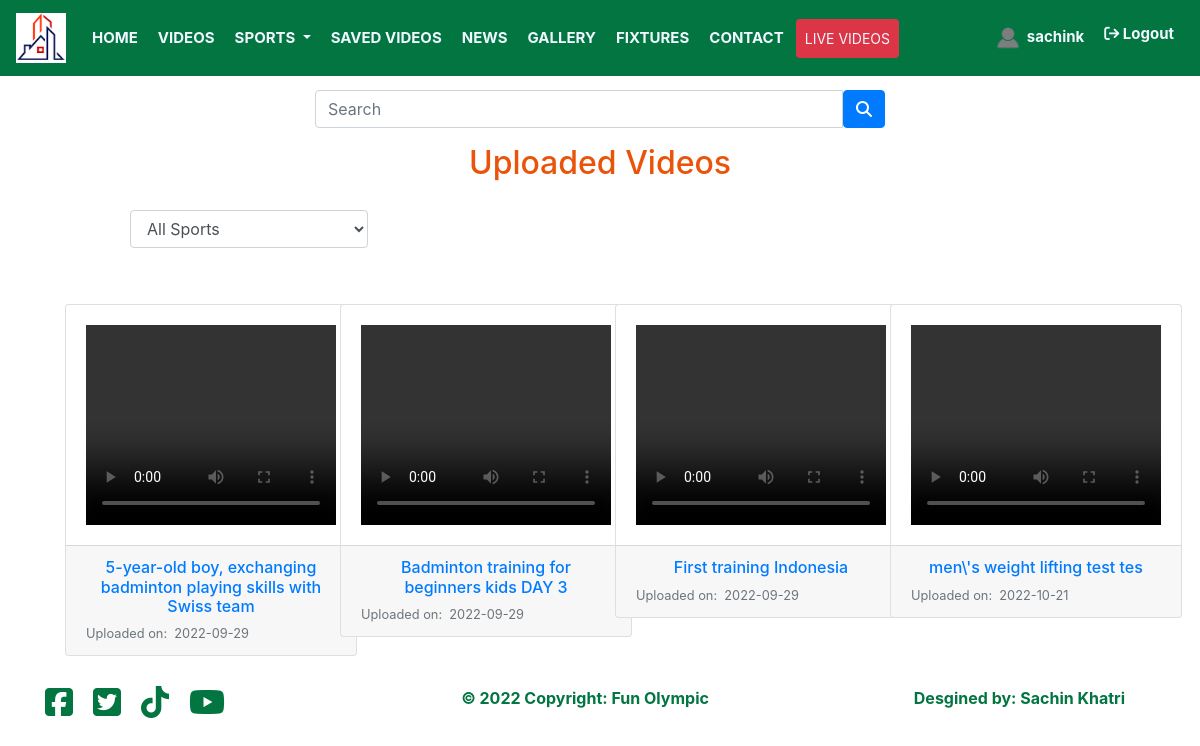
Page /video.php (signed in) on the committed database.
### tables this page shows
CREATE TABLE `users` (
  `uid` int(11) NOT NULL,
  `fullname` varchar(255) NOT NULL,
  `phone` varchar(255) NOT NULL,
  `nationality` varchar(255) NOT NULL,
  `email` varchar(255) NOT NULL,
  `profile_image` varchar(255) NOT NULL,
  `username` varchar(255) NOT NULL,
  `password` varchar(255) NOT NULL,
  `status` varchar(255) NOT NULL,
  `registered_date` varchar(255) NOT NULL,
  `is_admin` int(11) NOT NULL,
  `last_login` varchar(255) NOT NULL
);

CREATE TABLE `videos` (
  `vid` int(11) NOT NULL,
  `title` varchar(255) NOT NULL,
  `category_title` varchar(255) NOT NULL,
  `description` mediumtext NOT NULL,
  `video_path` varchar(255) NOT NULL,
  `tags` varchar(255) NOT NULL,
  `views` int(11) NOT NULL,
  `upload_date` varchar(255) NOT NULL,
  `upload_time` varchar(255) NOT NULL
);

### category_filter.php (the view, shortened to what this page needs)
<div class="row" style="margin:20px 0; padding: 0 0 0 100px">
    <div class="col-md-3">
    <form action="" method="get" id="category_filter">
        <div class="form-group">
            <select name="category" id="category" class="form-control" onchange="changeCategory()">
            <option value="">All Sports</option>
            </select>
        </div>
        </form>
    </div>
</div>

### header.php (shortened to what this page needs)
<?php
include ("functions.php");
$username = $_SESSION['username'];
?>
<!DOCTYPE html>
<html lang="en">
<head>
    <link rel="stylesheet" href="https://stackpath.bootstrapcdn.com/bootstrap/4.5.0/css/bootstrap.min.css">
    <link rel="stylesheet" href="https://maxcdn.bootstrapcdn.com/font-awesome/4.7.0/css/font-awesome.min.css">
    <link rel="stylesheet" href="css/styles.css">
</head>
<body>
    <nav class="navbar navbar-expand-lg fixed-top navbar-light">
        <a class="navbar-brand" href="<?php if(!isset($_GET['notlogged'])){echo 'home.php';} else{echo 'index.php';}?>"><img src="images/logo.png" height="50" width="50" alt=""></a>
        <div class="collapse navbar-collapse" id="navbarNavDropdown">
            <ul class="navbar-nav mr-auto">
                <li class="nav-item active">
                    <a class="nav-link" href="home.php">HOME</a>
                </li>
                <li class="nav-item">
                    <a class="nav-link" href="video_archive.php">VIDEOS</a>
                </li>
                <li class="nav-item dropdown">
                    <a class="nav-link dropdown-toggle" href="#" id="navbarDropdownMenuLink" data-toggle="dropdown"
                        aria-haspopup="true" aria-expanded="false">
                        SPORTS
                    </a>
                </li>
                <li class="nav-item">
                    <a class="nav-link" href="filtered_video.php?favorite">SAVED VIDEOS</a>
                </li>
                <li class="nav-item">
                    <a class="nav-link" href="news.php">NEWS</a>
                </li>
                <li class="nav-item">
                    <a class="nav-link" href="gallery.php">GALLERY</a>
                </li>
                <li class="nav-item">
                    <a class="nav-link" href="fixtures.php">FIXTURES</a>
                </li>
                <li class="nav-item">
                    <a class="nav-link" href="contact.php">CONTACT</a>
                </li>
                <li class="nav-item">
                    <a class="nav-link btn btn-danger btn-sm" href="video.php?live">LIVE VIDEOS</a>
                </li>
            </ul>
            <ul class="navbar-nav">
                <li class="nav-item">
                    <a class="nav-link" href="profile.php">
                        <?php
                            $query = "SELECT * FROM users WHERE username = '$username'";
                            $select_user = mysqli_query($connection, $query);
                            while($row = mysqli_fetch_assoc($select_user)) {
                                $profile_image = $row['profile_image'];
                            ?>
                        <img src="images/<?php echo $profile_image ?>" height="30" width="30" alt=""
                            style="border-radius:50%">
                        <?php echo $username?>
                        <?php } ?>
                    </a>
                </li>
                <li class="nav-item">
                    <a class="nav-link logout" href="logout.php"><i
                            class="fa-solid fa-arrow-right-from-bracket"></i>&nbsp;Logout</a>
                </li>
            </ul>
        </div>
    </nav>
    <div class="container-fluid">

### functions.php (shortened to what this page needs)
<?php include "db.php" ?>
<?php
function fetch_highlights(){
    global $connection;
    $query = "SELECT * FROM videos";
        $select_videos = mysqli_query($connection, $query);
        while($row = mysqli_fetch_assoc($select_videos)) {
            $vid                = $row['vid'];
            $title     = $row['title'];
            $video_path     = $row['video_path'];
            $upload_date     = $row['upload_date'];
            echo "<div class='col-md-3'>
                    <div class='card-deck' style='margin-right:10px'>
                        <a href='play_video.php?vid=$vid&title=$title&type=highlight'>
                            <div class='card'>
                                <div class='card-body'>
                                    <video controls height=200 width=250>
                                        <source src='videos/$video_path' type='video/mp4'>
                                </div>
                                <div class='card-footer'>
                                    <h6 style='text-align:center'>$title</h6>
                                    <small class='text-muted'>Uploaded on:&nbsp; $upload_date</small>
                                </div>
                            </div>
                        </a>
                    </div>
                </div>";
        }
}
?>

### css/styles.css (style rules this page uses)
.navbar { background:#027541; width:100%; font-size: 15px; font-weight: bold; }
.nav-item { border: 2px #027541 solid; }
.nav-link { color:aliceblue !important; }

### rows in the picture
users: profile_image (placeholder picture)
videos: title "5-year-old boy, exchanging badminton playing skills with Swiss team", upload_date "2022-09-29"
videos: title "Badminton training for beginners kids DAY 3", upload_date "2022-09-29"
videos: title "First training Indonesia", upload_date "2022-09-29"
videos: title "men\\'s weight lifting test tes", upload_date "2022-10-21"
